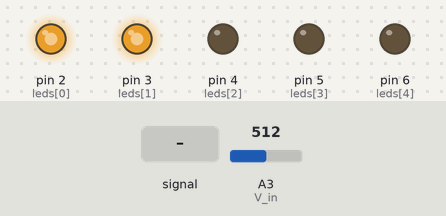
Simulated run of this sketch. Board: Arduino Uno, built with avr-gcc and run on an emulated ATmega328P. On the bench: output pins drawn as LEDs (lit = HIGH). Inputs (shaded band) come from the test bench; at power-on: A3 (V_in) = 512.

Above: at 1.2 s.
1.3 s: A3 (V_in) fed a 200 Hz sine of ±255 counts around its level
At 2.0 s:
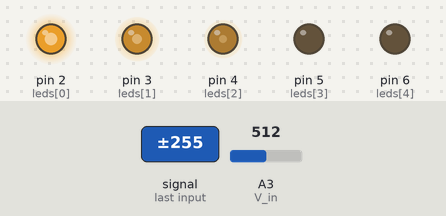
2.8 s: A3 (V_in) set to 716
At 3.6 s:
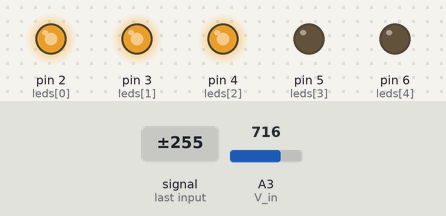
4.3 s: A3 (V_in) fed a 1000 Hz sine of ±255 counts around its level
At 5.5 s:
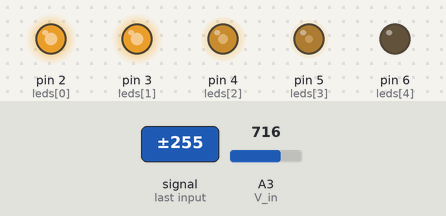
5.8 s: A3 (V_in) fed a 2 Hz sine of ±306 counts around its level
At 6.14 s:
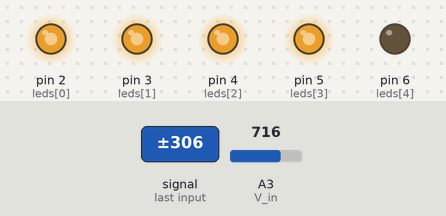
8.8 s: A3 (V_in) set to 900
10.3 s: A3 (V_in) set to 511
At 11.2 s:
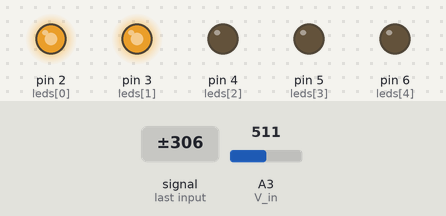
Timing chart, 0 to 12.8 s (numbered marks = the images above; inputs shaded):
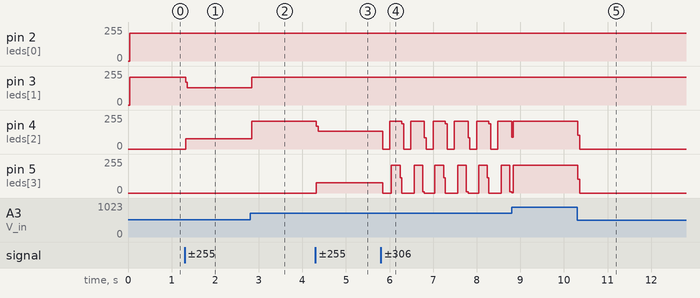

Measured:
- after the input at 1.3 s, pin 3 (leds[1]): 208/255 → 131/255 at once; pin 4 (leds[2]): 0/255 → 76/255 at once
- after the input at 2.8 s, pin 3 (leds[1]): 131/255 → 208/255 at once; pin 4 (leds[2]): 76/255 → 208/255 at once
- after the input at 4.3 s, pin 4 (leds[2]): 208/255 → 132/255 at once; pin 5 (leds[3]): 0/255 → 77/255 at once
- after the input at 5.8 s, pin 4 (leds[2]): 132/255 → 0/255 at once, then repeats every 1.0 s: 208/255 0.28 s, 189/255 0.04 s, 0/255 0.16 s, 208/255 0.32 s, 85/255 0.04 s, 0/255 0.16 s
- after the input at 10.3 s, pin 4 (leds[2]): 210/255 → 0/255 at once; pin 5 (leds[3]): 209/255 → 0/255 at once

The sketch:

Opdracht3.ino
```cpp
const int leds[] = {2,3,4,5,6};
const int V_in = A3;

int voltage = 0;
int i = 0;

void setup() {
  // put your setup code here, to run once:
  int i;
  for(i = 0; i < 5; i++){
    pinMode(leds[i], OUTPUT);
  }
  pinMode(V_in, INPUT);
}

void loop() {
  // put your main code here, to run repeatedly:
  voltage = analogRead(V_in)*5/1024;

  for(i=0; i<5; i++){
    digitalWrite(leds[i], LOW);
  }

  for(i=0; i<voltage; i++){
    digitalWrite(leds[i], HIGH);
  }

}
```
